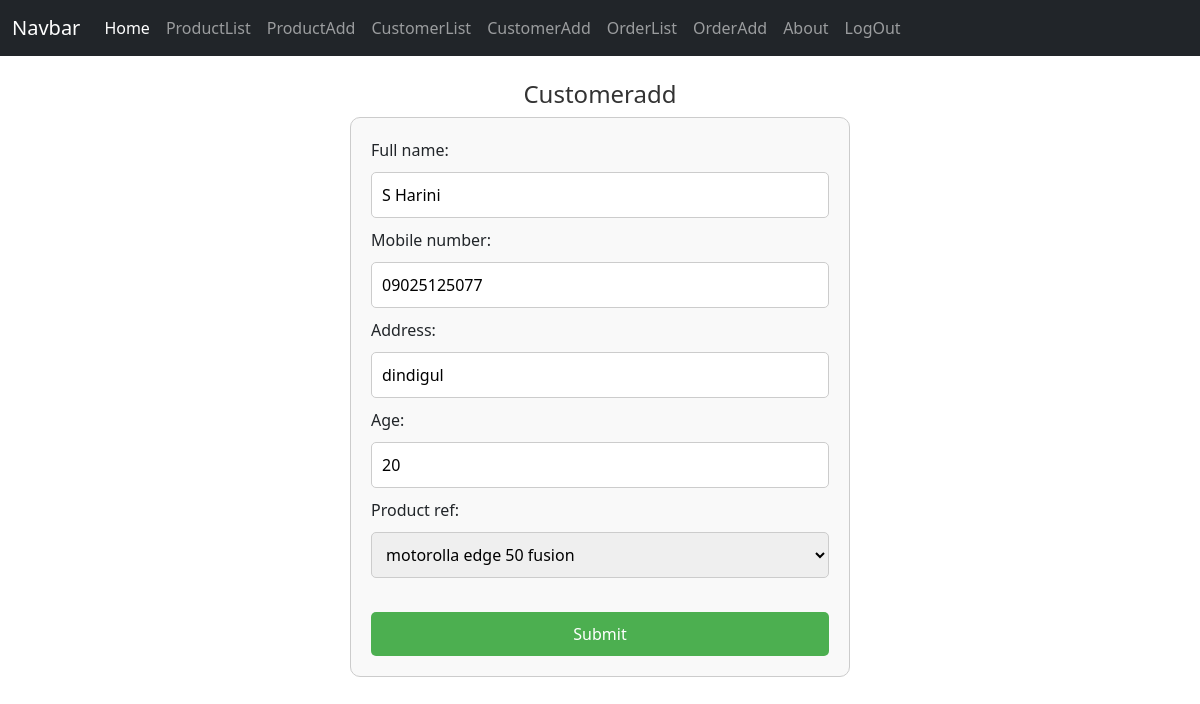
/customer/customerupdate/3/, run on the app's committed database.
### customer/models.py (models this page shows, shortened)
class Customer(models.Model):
    full_name = models.CharField(max_length=200,null=True)
    mobile_number = models.CharField(max_length=200,null=True)
    address = models.CharField(max_length=200,null=True)
    age = models.IntegerField(default=0)
    product_ref = models.ForeignKey(Product,on_delete=models.SET_NULL,null=True)

### customer/views.py (the view)
# urls.py: path('customerupdate/<int:id>/', customerupdate, name='cus_update'),
def customerupdate(request,id):
    selected_data = Customer.objects.get(id=id)
    data = {"cusform":CustomerForm(instance=selected_data)}
    if request.method == 'POST':
        new_data = CustomerForm(request.POST,instance=selected_data)
        if new_data.is_valid():
            new_data.save()
            return redirect('/customer/customerlist/')
    return render(request,'customeradd.html',data)

### customer/forms.py
class CustomerForm(forms.ModelForm):
    class Meta:
        model = Customer
        fields = '__all__'

### product/models.py (called while the page is built)
    def __str__(self):
        return self.Brand_name+" "+self.model_name

### Frontend/templates/customeradd.html (shortened to what this page needs)
{% extends 'base.html' %}
{% block content %}
<br>
<center><h1>Customeradd</h1></center>
<form method="POST" class="customer-form">
    {{ cusform }}
    <br>
    <button class="submit-btn">Submit</button>
</form>
{% endblock %}

### Frontend/templates/customeradd.html (style rules this page uses)
.customer-form { margin: 0 auto; max-width: 500px; padding: 20px; border: 1px solid #ccc; border-radius: 10px; background-color: #f9f9f9; }
.customer-form input, .customer-form select, .customer-form textarea { width: 100%; padding: 10px; margin: 10px 0; border: 1px solid #ccc; border-radius: 5px; }
.submit-btn { background-color: #4CAF50; color: white; padding: 10px 20px; border: none; border-radius: 5px; cursor: pointer; width: 100%; font-size: 16px; }
h1 { color: #333; font-size: 24px; }
form { text-align: left; }

### data on the page
Customer: full_name "S Harini", mobile_number "09025125077", address "dindigul", age "20", product_ref "motorolla edge 50 fusion"
